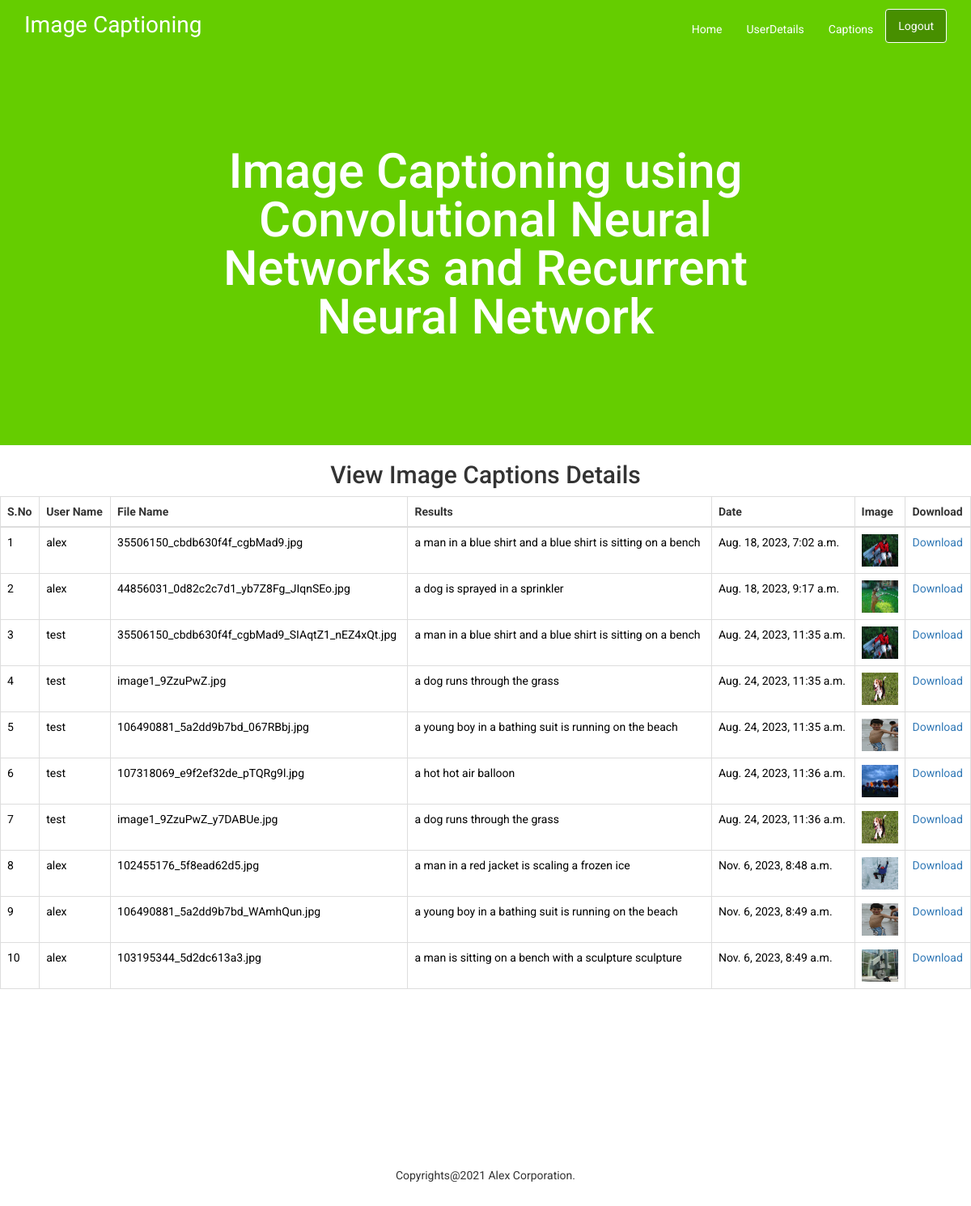
Screenshot of /AdminViewCaptions/ with the database file from the repository.
### users/models.py (models this page shows, shortened)
class UserImageCaptionModel(models.Model):
    username = models.CharField(max_length=100)
    email = models.CharField(max_length=100)
    filename = models.CharField(max_length=100)
    results = models.CharField(max_length=1000)
    file = models.FileField(upload_to='files/')
    cdate = models.DateTimeField(auto_now_add=True)
    class Meta:
        db_table='usertestcaptions'

### admins/views.py (the view)
# urls.py: path('AdminViewCaptions/', admins.AdminViewCaptions, name='AdminViewCaptions'),
def AdminViewCaptions(request):
    data = UserImageCaptionModel.objects.all()
    return render(request, 'admins/AdminViewHistory.html', {'data':data})

### assets/templates/admins/AdminViewHistory.html
{% extends 'admins/adminbase.html'%}
{%block contents%}
 <section id="intro">
    <div class="intro-text">
      <p><h2 align="center">View Image Captions Details</h2></p>
         <table class="table table-bordered">
    <thead>
      <tr class="table-danger">
        <th>S.No</th>
        <th>User Name</th>
        <th>File Name</th>
        <th>Results</th>
        <th>Date</th>
        <th>Image</th>
        <th>Download</th>
      </tr>
    </thead>
    <tbody>
    {% for i in data %}
     <tr style="color: black; ">
     <td>{{forloop.counter}}</td>
     <td>{{i.username}}</td>
     <td>{{i.filename}}</td>
     <td>{{i.results}}</td>
     <td>{{i.cdate}}</td>
     <td><img src="{{i.file}}" width="45" height="40"> </td>
     <td><a class="btn-link" href="{{ i.file }}" target="_blank">Download</a></td>
     </tr>
    {% endfor %}
    </tbody>
  </table>
    </div>
  </section>
{%endblock%}

### assets/static/css/style.css (style rules this page uses)
body { font-family: 'Roboto' !important; overflow-x: hidden; }
@media (min-width: 1200px) { body { font-family: 'Roboto' !important; overflow-x: hidden; } }

### rows the page displays
UserImageCaptionModel: username "alex", filename "35506150_cbdb630f4f_cgbMad9.jpg", results "a man in a blue shirt and a blue shirt is sitting on a bench", cdate "Aug. 18, 2023, 7:02 a.m.", file (picture)
UserImageCaptionModel: username "alex", filename "44856031_0d82c2c7d1_yb7Z8Fg_JIqnSEo.jpg", results "a dog is sprayed in a sprinkler", cdate "Aug. 18, 2023, 9:17 a.m.", file (picture)
UserImageCaptionModel: username "test", filename "35506150_cbdb630f4f_cgbMad9_SIAqtZ1_nEZ4xQt.jpg", results "a man in a blue shirt and a blue shirt is sitting on a bench", cdate "Aug. 24, 2023, 11:35 a.m.", file (picture)
UserImageCaptionModel: username "test", filename "image1_9ZzuPwZ.jpg", results "a dog runs through the grass", cdate "Aug. 24, 2023, 11:35 a.m.", file (picture)
UserImageCaptionModel: username "test", filename "106490881_5a2dd9b7bd_067RBbj.jpg", results "a young boy in a bathing suit is running on the beach", cdate "Aug. 24, 2023, 11:35 a.m.", file (picture)
UserImageCaptionModel: username "test", filename "107318069_e9f2ef32de_pTQRg9l.jpg", results "a hot hot air balloon", cdate "Aug. 24, 2023, 11:36 a.m.", file (picture)
UserImageCaptionModel: username "test", filename "image1_9ZzuPwZ_y7DABUe.jpg", results "a dog runs through the grass", cdate "Aug. 24, 2023, 11:36 a.m.", file (picture)
UserImageCaptionModel: username "alex", filename "102455176_5f8ead62d5.jpg", results "a man in a red jacket is scaling a frozen ice", cdate "Nov. 6, 2023, 8:48 a.m.", file (picture)
UserImageCaptionModel: username "alex", filename "106490881_5a2dd9b7bd_WAmhQun.jpg", results "a young boy in a bathing suit is running on the beach", cdate "Nov. 6, 2023, 8:49 a.m.", file (picture)
UserImageCaptionModel: username "alex", filename "103195344_5d2dc613a3.jpg", results "a man is sitting on a bench with a sculpture sculpture", cdate "Nov. 6, 2023, 8:49 a.m.", file (picture)
